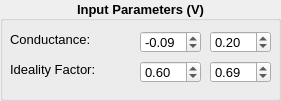
    <widget class="QGroupBox" name="analysis_range">
     <property name="geometry">
      <rect>
       <x>10</x>
       <y>20</y>
       <width>281</width>
       <height>101</height>
      </rect>
     </property>
     <property name="font">
      <font>
       <pointsize>10</pointsize>
       <weight>75</weight>
       <bold>true</bold>
      </font>
     </property>
     <property name="title">
      <string>Input Parameters (V)</string>
     </property>
     <property name="alignment">
      <set>Qt::AlignCenter</set>
     </property>
     <widget class="QLabel" name="label_conductance">
      <property name="geometry">
       <rect>
        <x>10</x>
        <y>31</y>
        <width>121</width>
        <height>16</height>
       </rect>
      </property>
      <property name="font">
       <font>
        <pointsize>10</pointsize>
        <weight>50</weight>
        <bold>false</bold>
       </font>
      </property>
      <property name="text">
       <string>Conductance: </string>
      </property>
     </widget>
     <widget class="QLabel" name="label_ideality_factor">
      <property name="geometry">
       <rect>
        <x>10</x>
        <y>61</y>
        <width>121</width>
        <height>16</height>
       </rect>
      </property>
      <property name="font">
       <font>
        <pointsize>10</pointsize>
        <weight>50</weight>
        <bold>false</bold>
       </font>
      </property>
      <property name="text">
       <string>Ideality Factor:</string>
      </property>
     </widget>
     <widget class="QDoubleSpinBox" name="spin_conductance_min">
      <property name="geometry">
       <rect>
        <x>140</x>
        <y>31</y>
        <width>61</width>
        <height>22</height>
       </rect>
      </property>
      <property name="font">
       <font>
        <pointsize>10</pointsize>
        <weight>50</weight>
        <bold>false</bold>
       </font>
      </property>
      <property name="minimum">
       <double>-99.000000000000000</double>
      </property>
      <property name="singleStep">
       <double>0.010000000000000</double>
      </property>
      <property name="value">
       <double>-0.090000000000000</double>
      </property>
     </widget>
     <widget class="QDoubleSpinBox" name="spin_conductance_max">
      <property name="geometry">
       <rect>
        <x>210</x>
        <y>31</y>
        <width>61</width>
        <height>22</height>
       </rect>
      </property>
      <property name="font">
       <font>
        <pointsize>10</pointsize>
        <weight>50</weight>
        <bold>false</bold>
       </font>
      </property>
      <property name="minimum">
       <double>-99.000000000000000</double>
      </property>
      <property name="singleStep">
       <double>0.010000000000000</double>
      </property>
      <property name="value">
       <double>0.200000000000000</double>
      </property>
     </widget>
     <widget class="QDoubleSpinBox" name="spin_ideality_min">
      <property name="geometry">
       <rect>
        <x>140</x>
        <y>61</y>
        <width>61</width>
        <height>22</height>
       </rect>
      </property>
      <property name="font">
       <font>
        <pointsize>10</pointsize>
        <weight>50</weight>
        <bold>false</bold>
       </font>
      </property>
      <property name="minimum">
       <double>-99.000000000000000</double>
      </property>
      <property name="singleStep">
       <double>0.010000000000000</double>
      </property>
      <property name="value">
       <double>0.600000000000000</double>
      </property>
     </widget>
     <widget class="QDoubleSpinBox" name="spin_ideality_max">
      <property name="geometry">
       <rect>
        <x>210</x>
        <y>61</y>
        <width>61</width>
        <height>22</height>
       </rect>
      </property>
      <property name="font">
       <font>
        <pointsize>10</pointsize>
        <weight>50</weight>
        <bold>false</bold>
       </font>
      </property>
      <property name="singleStep">
       <double>0.010000000000000</double>
      </property>
      <property name="value">
       <double>0.690000000000000</double>
      </property>
     </widget>
    </widget>
